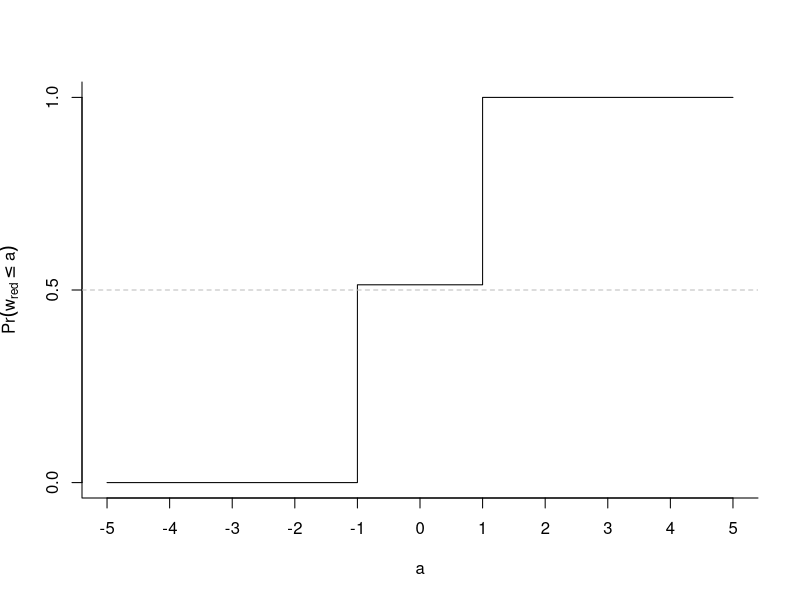
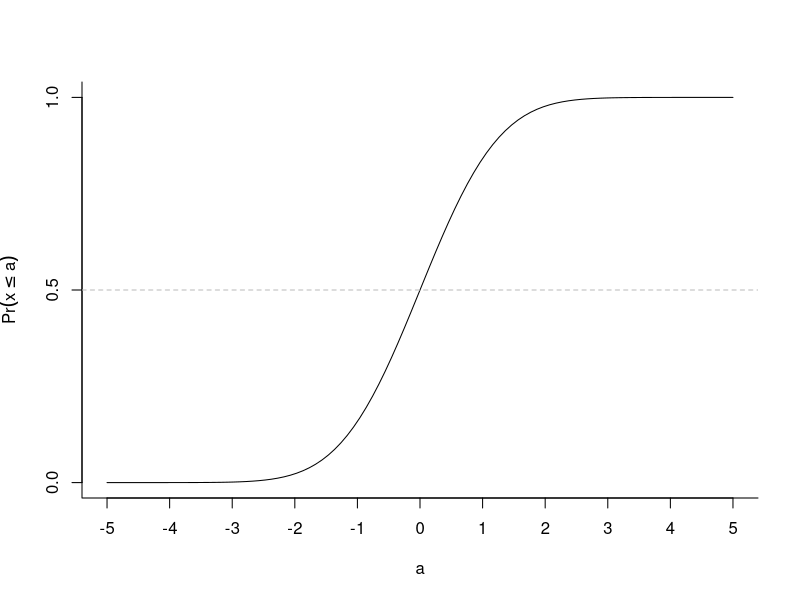

These figures' R source, in order:
## ---- chunk 1
knitr::opts_chunk$set(echo = TRUE)
## ---- chunk 2
plot(x=c(-5,-1,1,5),y=c(0,19/37,1,1),type="s",xlab="a",ylab=expression(Pr(w[red] <= a)),bty="l",xaxp=c(-5,5,10),yaxp=c(0,1,2))
abline(h=0.5,lty=2,col="gray")
## ---- chunk 3
plot(x=seq(from=-5,to=5,length.out=100),y=pnorm(seq(from=-5,to=5,length.out=100)),type="l",xlab="a",ylab=expression(Pr(x <= a)),bty="l",xaxp=c(-5,5,10),yaxp=c(0,1,2))
abline(h=0.5,lty=2,col="gray")
